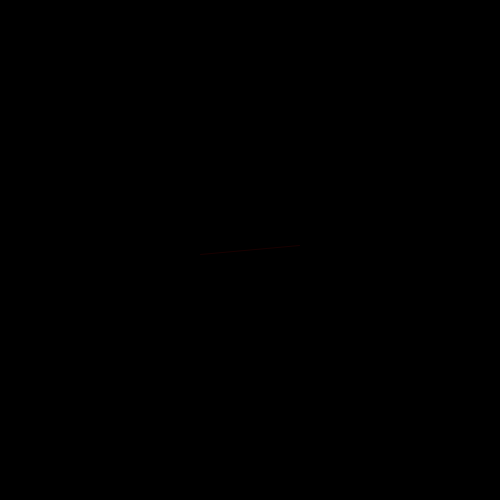
Frame 1 (no input)
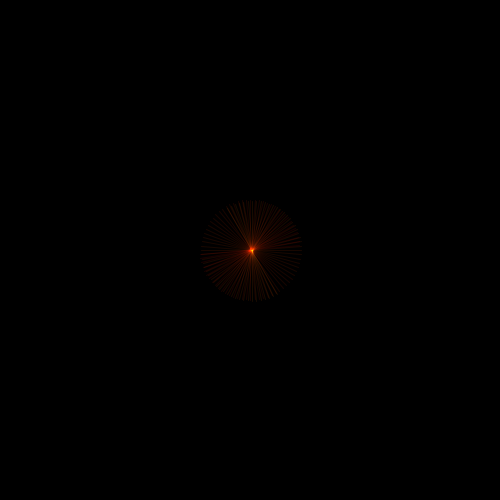
Frame 60 (the mouse pressed at the canvas centre just before this capture)
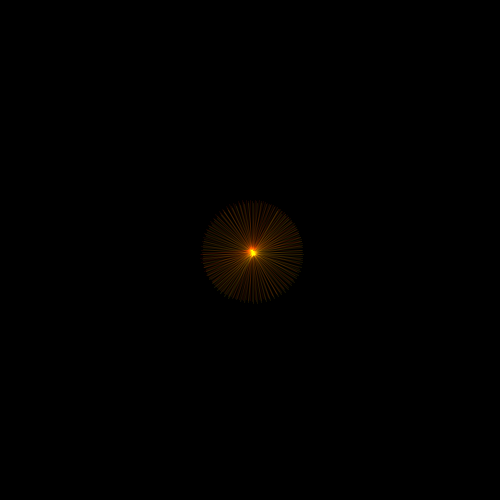
Frame 120 (the mouse held since frame 60 and released just before this capture)

The Processing sketch that drew these frames (run headless with seeded random() and noise(); from frame 60 on, the mouse is pressed at the canvas centre):

// Processing sketch: sketch20
// ── sketch20.pde
float R = 100;
float x, y, a;
float x1, x2, y1, y2;

float _r, _a;

void setup() {
  size(500, 500);
  
  blendMode(ADD);
  colorMode(HSB, 360, 100, 100, 100);
  
  x = 0;
  y = 0;
  a = 0;
  
  _r = 0;
  _a = 0;
  
  background(0);
  
}

void draw() {
  translate(width/2, height/2);
  
  // move
  _r += 0.05;
  _a += radians(0.5);
  x = _r * cos(_a);
  y = _r * sin(_a);
  
  a -= radians(5);
  x1 = x + R/2 * cos(a);
  x2 = x + R/2 * cos(a+PI);
  y1 = y + R/2 * sin(a);
  y2 = y + R/2 * sin(a+PI);
  
  stroke((_r*10)%360, 100, 100, 10);
  line(x1, y1, x2, y2);
  
}

void keyPressed() {
  if (key==' ') {
    String filename = "" 
      + nf(year(), 4, 0) 
      + nf(month(), 2, 0) 
      + nf(day(), 2, 0) 
      + nf(hour(), 2, 0) 
      + nf(minute(), 2, 0)
      + nf(second(), 2, 0);
    save("img/" + filename + ".png");
    //save("hoge.png");
    println("saved");
  }
}
